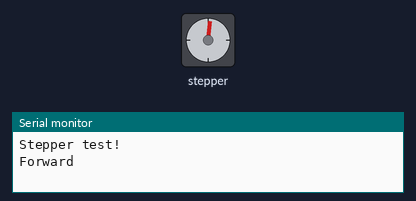
Bench run of a sketch on a simulated Arduino Uno, built with avr-gcc and run on an emulated ATmega328P. Parts: stepper motor, the last lines printed to the serial monitor. Stepper angles assume 512 steps per turn.

Above: at 0.15 s.
At 20.08 s:
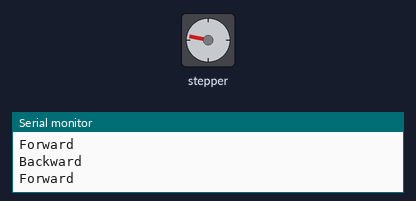
At 29.25 s:
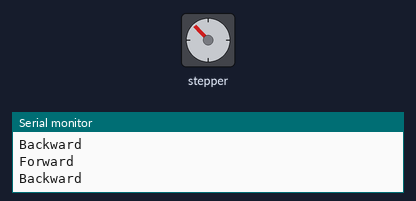
At 39.69 s:
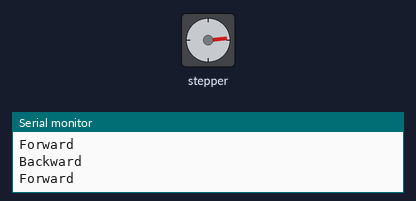
Timing chart, 0 to 40.0 s (numbered marks = the images above):
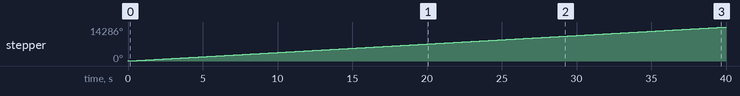

The sketch:

autobot_decepticon_switcher.ino
```cpp
#include <Stepper.h>

// change this to the number of steps on your motor
#define STEPS 512

// create an instance of the stepper class, specifying
// the number of steps of the motor and the pins it's
// attached to
Stepper stepper(STEPS, 4, 5, 6, 7);


void setup()
{
  Serial.begin(9600);
  Serial.println("Stepper test!");
  // set the speed of the motor to 30 RPMs
  stepper.setSpeed(60);  // 65 worked too
}

void loop()
{
  Serial.println("Forward");
  stepper.step(STEPS);
  Serial.println("Backward");
//  stepper.step(-STEPS);
}
```

Measured:
- by itself, stepper: keeps turning clockwise at about 357°/s
